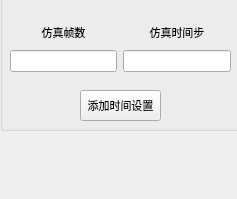
              <widget class="QWidget" name="page_13">
               <property name="geometry">
                <rect>
                 <x>0</x>
                 <y>0</y>
                 <width>237</width>
                 <height>199</height>
                </rect>
               </property>
               <attribute name="label">
                <string>仿真时间设置</string>
               </attribute>
               <widget class="QGroupBox" name="groupBox_23">
                <property name="geometry">
                 <rect>
                  <x>0</x>
                  <y>-10</y>
                  <width>271</width>
                  <height>141</height>
                 </rect>
                </property>
                <property name="title">
                 <string/>
                </property>
                <widget class="QWidget" name="widget_8" native="true">
                 <property name="geometry">
                  <rect>
                   <x>10</x>
                   <y>20</y>
                   <width>241</width>
                   <height>71</height>
                  </rect>
                 </property>
                 <widget class="QWidget" name="gridLayoutWidget_16">
                  <property name="geometry">
                   <rect>
                    <x>0</x>
                    <y>10</y>
                    <width>221</width>
                    <height>52</height>
                   </rect>
                  </property>
                  <layout class="QGridLayout" name="gridLayout_17">
                   <item row="0" column="1">
                    <widget class="QLabel" name="label_45">
                     <property name="font">
                      <font>
                       <family>Agency FB</family>
                       <pointsize>8</pointsize>
                      </font>
                     </property>
                     <property name="text">
                      <string>仿真时间步</string>
                     </property>
                     <property name="alignment">
                      <set>Qt::AlignCenter</set>
                     </property>
                    </widget>
                   </item>
                   <item row="1" column="1">
                    <widget class="QLineEdit" name="SimulationTimeStep_he"/>
                   </item>
                   <item row="1" column="0">
                    <widget class="QLineEdit" name="SimulationFrameCount_he"/>
                   </item>
                   <item row="0" column="0">
                    <widget class="QLabel" name="label_44">
                     <property name="font">
                      <font>
                       <family>Agency FB</family>
                       <pointsize>8</pointsize>
                      </font>
                     </property>
                     <property name="text">
                      <string>仿真帧数</string>
                     </property>
                     <property name="alignment">
                      <set>Qt::AlignCenter</set>
                     </property>
                    </widget>
                   </item>
                  </layout>
                 </widget>
                </widget>
                <widget class="QPushButton" name="btnAddHyperelasticityTimeSettings">
                 <property name="geometry">
                  <rect>
                   <x>80</x>
                   <y>100</y>
                   <width>81</width>
                   <height>31</height>
                  </rect>
                 </property>
                 <property name="font">
                  <font>
                   <family>Agency FB</family>
                   <pointsize>8</pointsize>
                  </font>
                 </property>
                 <property name="text">
                  <string>添加时间设置</string>
                 </property>
                </widget>
               </widget>
              </widget>
